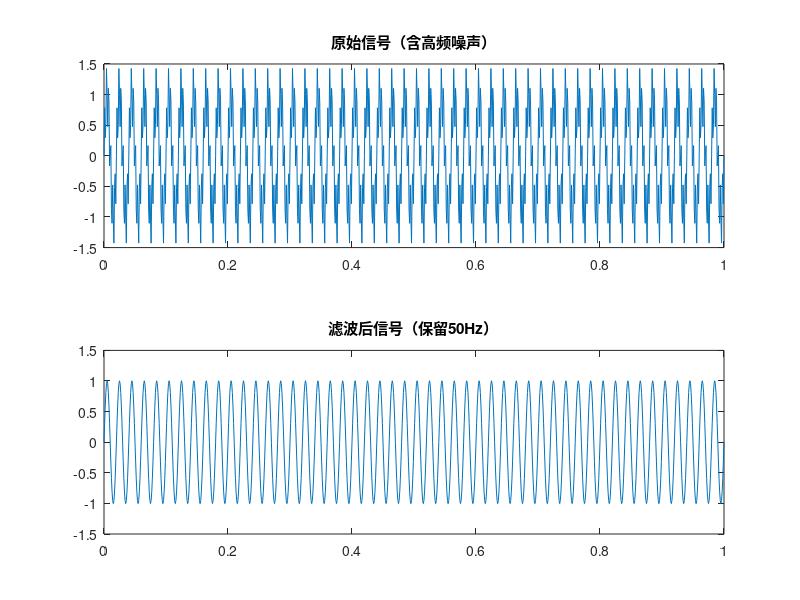

Recreate this plot in MATLAB.
% MATLAB 测试脚本：FIR 滤波器设计
% 演示：使用 FDAtool 等价代码设计低通滤波器

Fs = 1000;          % 采样率 1000 Hz
Fc = 150;           % 截止频率 150 Hz
N  = 64;            % 滤波器阶数

% 设计 Hamming 窗 FIR 低通
b = fir1(N, Fc/(Fs/2), hamming(N+1));

% 生成测试信号：50Hz + 300Hz
t = 0:1/Fs:1;
x = sin(2*pi*50*t) + 0.5*sin(2*pi*300*t);

% 滤波
y = filtfilt(b, 1, x);

% 绘图
figure;
subplot(2,1,1); plot(t, x); title('原始信号（含高频噪声）');
subplot(2,1,2); plot(t, y); title('滤波后信号（保留50Hz）');

fprintf('滤波器设计完成，阶数=%d\n', N);
